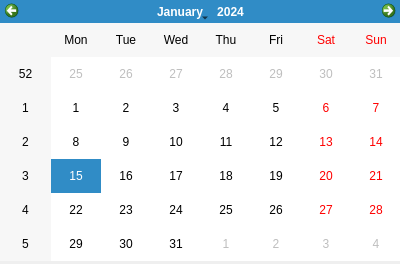
<?xml version="1.0" encoding="UTF-8"?>
<ui version="4.0">
 <class>DialogCalendar</class>
 <widget class="QDialog" name="DialogCalendar">
  <property name="geometry">
   <rect>
    <x>0</x>
    <y>0</y>
    <width>400</width>
    <height>264</height>
   </rect>
  </property>
  <property name="windowTitle">
   <string>Calendario</string>
  </property>
  <widget class="QCalendarWidget" name="calendarWidget">
   <property name="geometry">
    <rect>
     <x>0</x>
     <y>0</y>
     <width>401</width>
     <height>261</height>
    </rect>
   </property>
  </widget>
 </widget>
 <resources/>
 <connections/>
</ui>
